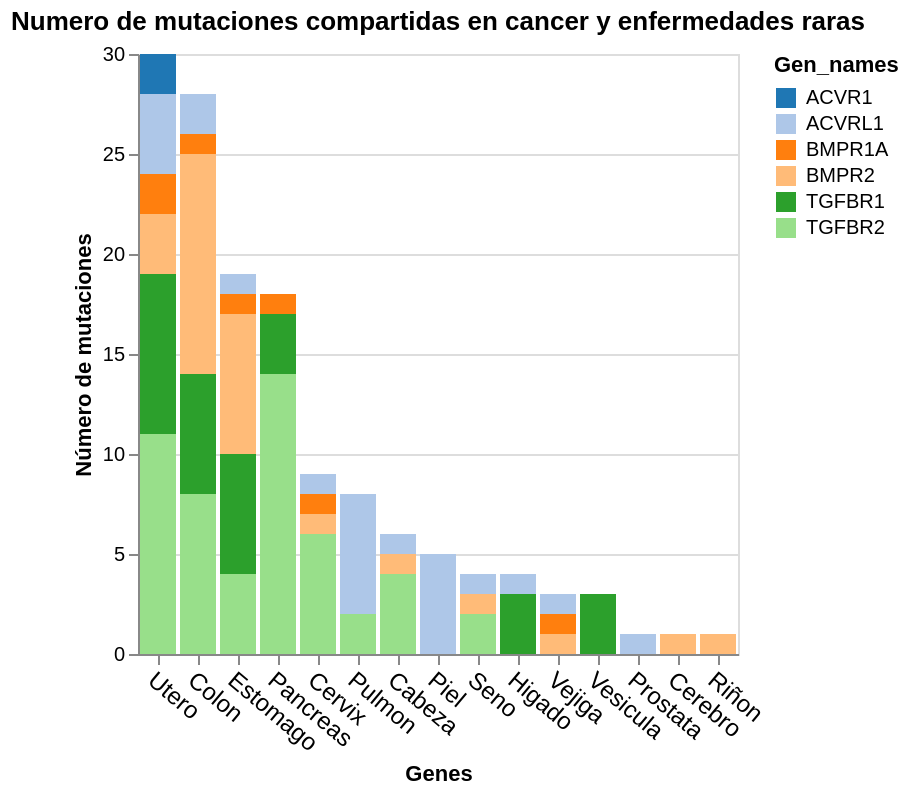

Notebook code for this chart:
### Code cell
alt.Chart(df_cross_variations
).transform_aggregate(
    unique_aa_mutation='distinct(aa_mutation)',
    groupby=['Gen_names','tipo_cancer', 'aa_mutation']
).mark_bar().encode(
    y=alt.Y('count(unique_aa_mutation):Q', title='Número de mutaciones'),
    x=alt.X('tipo_cancer', sort='-y', title='Genes',axis=alt.Axis(
              labelAngle=40, labelFontSize=12)),
    color=alt.Color('Gen_names', scale=alt.Scale(scheme='category20')),
     tooltip=['count(unique_aa_mutation):Q', 'Gen_names', 'tipo_cancer' ]
).properties(
    title="Numero de mutaciones compartidas en cancer y enfermedades raras"
)

### Figure 1 — Vega-Lite specification as saved in the notebook (floating-point values rounded to 4 significant figures; data arrays with more than 128 entries replaced by an {"elided": "..."} marker saying what was removed)
{"config": {"view": {"continuousWidth": 300, "continuousHeight": 300}}, "data": {"name": "data-9cb0704c653f520822e5818d75043526"}, "mark": {"type": "bar"}, "encoding": {"color": {"field": "Gen_names", "scale": {"scheme": "category20"}, "type": "nominal"}, "tooltip": [{"aggregate": "count", "field": "unique_aa_mutation", "type": "quantitative"}, {"field": "Gen_names", "type": "nominal"}, {"field": "tipo_cancer", "type": "nominal"}], "x": {"axis": {"labelAngle": 40, "labelFontSize": 12}, "field": "tipo_cancer", "sort": "-y", "title": "Genes", "type": "nominal"}, "y": {"aggregate": "count", "field": "unique_aa_mutation", "title": "Número de mutaciones", "type": "quantitative"}}, "title": "Numero de mutaciones compartidas en cancer y enfermedades raras", "transform": [{"aggregate": [{"op": "distinct", "field": "aa_mutation", "as": "unique_aa_mutation"}], "groupby": ["Gen_names", "tipo_cancer", "aa_mutation"]}], "$schema": "https://vega.github.io/schema/vega-lite/v5.17.0.json", "datasets": {"data-9cb0704c653f520822e5818d75043526": {"elided": "224 records"}}}
